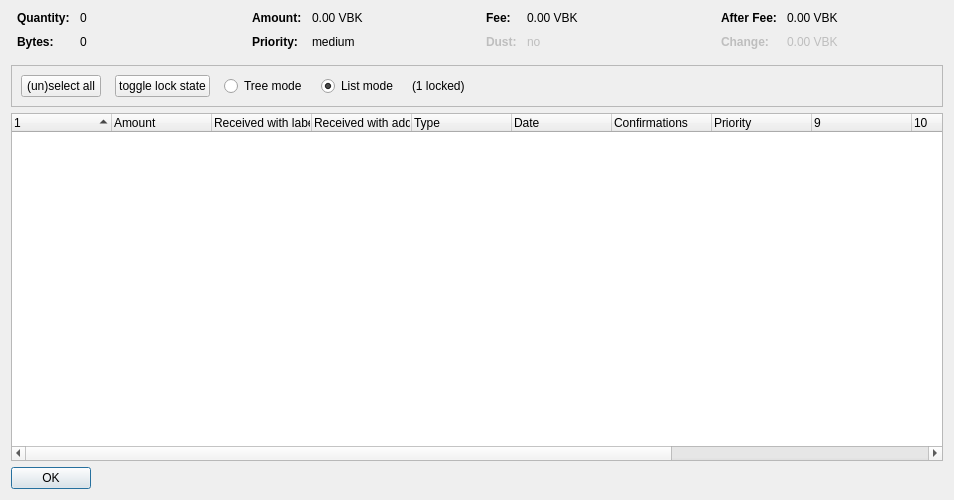
<?xml version="1.0" encoding="UTF-8"?>
<ui version="4.0">
 <class>CoinControlDialog</class>
 <widget class="QDialog" name="CoinControlDialog">
  <property name="geometry">
   <rect>
    <x>0</x>
    <y>0</y>
    <width>954</width>
    <height>500</height>
   </rect>
  </property>
  <property name="windowTitle">
   <string>Coin Selection</string>
  </property>
  <layout class="QVBoxLayout" name="verticalLayout">
   <item>
    <layout class="QHBoxLayout" name="horizontalLayoutTop" stretch="0,0,0,0">
     <property name="topMargin">
      <number>0</number>
     </property>
     <property name="bottomMargin">
      <number>10</number>
     </property>
     <item>
      <layout class="QFormLayout" name="formLayoutCoinControl1">
       <property name="horizontalSpacing">
        <number>10</number>
       </property>
       <property name="verticalSpacing">
        <number>10</number>
       </property>
       <property name="leftMargin">
        <number>6</number>
       </property>
       <property name="rightMargin">
        <number>6</number>
       </property>
       <item row="0" column="0">
        <widget class="QLabel" name="labelCoinControlQuantityText">
         <property name="font">
          <font>
           <weight>75</weight>
           <bold>true</bold>
          </font>
         </property>
         <property name="text">
          <string>Quantity:</string>
         </property>
        </widget>
       </item>
       <item row="0" column="1">
        <widget class="QLabel" name="labelCoinControlQuantity">
         <property name="cursor">
          <cursorShape>IBeamCursor</cursorShape>
         </property>
         <property name="contextMenuPolicy">
          <enum>Qt::ActionsContextMenu</enum>
         </property>
         <property name="text">
          <string notr="true">0</string>
         </property>
         <property name="textInteractionFlags">
          <set>Qt::LinksAccessibleByMouse|Qt::TextSelectableByKeyboard|Qt::TextSelectableByMouse</set>
         </property>
        </widget>
       </item>
       <item row="1" column="0">
        <widget class="QLabel" name="labelCoinControlBytesText">
         <property name="font">
          <font>
           <weight>75</weight>
           <bold>true</bold>
          </font>
         </property>
         <property name="text">
          <string>Bytes:</string>
         </property>
        </widget>
       </item>
       <item row="1" column="1">
        <widget class="QLabel" name="labelCoinControlBytes">
         <property name="cursor">
          <cursorShape>IBeamCursor</cursorShape>
         </property>
         <property name="contextMenuPolicy">
          <enum>Qt::ActionsContextMenu</enum>
         </property>
         <property name="text">
          <string notr="true">0</string>
         </property>
         <property name="textInteractionFlags">
          <set>Qt::LinksAccessibleByMouse|Qt::TextSelectableByKeyboard|Qt::TextSelectableByMouse</set>
         </property>
        </widget>
       </item>
      </layout>
     </item>
     <item>
      <layout class="QFormLayout" name="formLayoutCoinControl2">
       <property name="horizontalSpacing">
        <number>10</number>
       </property>
       <property name="verticalSpacing">
        <number>10</number>
       </property>
       <property name="leftMargin">
        <number>6</number>
       </property>
       <property name="rightMargin">
        <number>6</number>
       </property>
       <item row="0" column="0">
        <widget class="QLabel" name="labelCoinControlAmountText">
         <property name="font">
          <font>
           <weight>75</weight>
           <bold>true</bold>
          </font>
         </property>
         <property name="text">
          <string>Amount:</string>
         </property>
        </widget>
       </item>
       <item row="0" column="1">
        <widget class="QLabel" name="labelCoinControlAmount">
         <property name="cursor">
          <cursorShape>IBeamCursor</cursorShape>
         </property>
         <property name="contextMenuPolicy">
          <enum>Qt::ActionsContextMenu</enum>
         </property>
         <property name="text">
          <string notr="true">0.00 VBK</string>
         </property>
         <property name="textInteractionFlags">
          <set>Qt::LinksAccessibleByMouse|Qt::TextSelectableByKeyboard|Qt::TextSelectableByMouse</set>
         </property>
        </widget>
       </item>
       <item row="1" column="0">
        <widget class="QLabel" name="labelCoinControlPriorityText">
         <property name="font">
          <font>
           <weight>75</weight>
           <bold>true</bold>
          </font>
         </property>
         <property name="text">
          <string>Priority:</string>
         </property>
        </widget>
       </item>
       <item row="1" column="1">
        <widget class="QLabel" name="labelCoinControlPriority">
         <property name="cursor">
          <cursorShape>IBeamCursor</cursorShape>
         </property>
         <property name="contextMenuPolicy">
          <enum>Qt::ActionsContextMenu</enum>
         </property>
         <property name="text">
          <string>medium</string>
         </property>
         <property name="textInteractionFlags">
          <set>Qt::LinksAccessibleByMouse|Qt::TextSelectableByKeyboard|Qt::TextSelectableByMouse</set>
         </property>
        </widget>
       </item>
      </layout>
     </item>
     <item>
      <layout class="QFormLayout" name="formLayoutCoinControl3">
       <property name="horizontalSpacing">
        <number>10</number>
       </property>
       <property name="verticalSpacing">
        <number>10</number>
       </property>
       <property name="leftMargin">
        <number>6</number>
       </property>
       <property name="rightMargin">
        <number>6</number>
       </property>
       <item row="0" column="0">
        <widget class="QLabel" name="labelCoinControlFeeText">
         <property name="font">
          <font>
           <weight>75</weight>
           <bold>true</bold>
          </font>
         </property>
         <property name="text">
          <string>Fee:</string>
         </property>
        </widget>
       </item>
       <item row="0" column="1">
        <widget class="QLabel" name="labelCoinControlFee">
         <property name="cursor">
          <cursorShape>IBeamCursor</cursorShape>
         </property>
         <property name="contextMenuPolicy">
          <enum>Qt::ActionsContextMenu</enum>
         </property>
         <property name="text">
          <string notr="true">0.00 VBK</string>
         </property>
         <property name="textInteractionFlags">
          <set>Qt::LinksAccessibleByMouse|Qt::TextSelectableByKeyboard|Qt::TextSelectableByMouse</set>
         </property>
        </widget>
       </item>
       <item row="1" column="0">
        <widget class="QLabel" name="labelCoinControlLowOutputText">
         <property name="enabled">
          <bool>false</bool>
         </property>
         <property name="font">
          <font>
           <weight>75</weight>
           <bold>true</bold>
          </font>
         </property>
         <property name="text">
          <string>Dust:</string>
         </property>
        </widget>
       </item>
       <item row="1" column="1">
        <widget class="QLabel" name="labelCoinControlLowOutput">
         <property name="enabled">
          <bool>false</bool>
         </property>
         <property name="cursor">
          <cursorShape>IBeamCursor</cursorShape>
         </property>
         <property name="contextMenuPolicy">
          <enum>Qt::ActionsContextMenu</enum>
         </property>
         <property name="text">
          <string>no</string>
         </property>
         <property name="textInteractionFlags">
          <set>Qt::LinksAccessibleByMouse|Qt::TextSelectableByKeyboard|Qt::TextSelectableByMouse</set>
         </property>
        </widget>
       </item>
      </layout>
     </item>
     <item>
      <layout class="QFormLayout" name="formLayoutCoinControl4">
       <property name="horizontalSpacing">
        <number>10</number>
       </property>
       <property name="verticalSpacing">
        <number>10</number>
       </property>
       <property name="leftMargin">
        <number>6</number>
       </property>
       <property name="rightMargin">
        <number>6</number>
       </property>
       <item row="0" column="0">
        <widget class="QLabel" name="labelCoinControlAfterFeeText">
         <property name="font">
          <font>
           <weight>75</weight>
           <bold>true</bold>
          </font>
         </property>
         <property name="text">
          <string>After Fee:</string>
         </property>
        </widget>
       </item>
       <item row="0" column="1">
        <widget class="QLabel" name="labelCoinControlAfterFee">
         <property name="cursor">
          <cursorShape>IBeamCursor</cursorShape>
         </property>
         <property name="contextMenuPolicy">
          <enum>Qt::ActionsContextMenu</enum>
         </property>
         <property name="text">
          <string notr="true">0.00 VBK</string>
         </property>
         <property name="textInteractionFlags">
          <set>Qt::LinksAccessibleByMouse|Qt::TextSelectableByKeyboard|Qt::TextSelectableByMouse</set>
         </property>
        </widget>
       </item>
       <item row="1" column="0">
        <widget class="QLabel" name="labelCoinControlChangeText">
         <property name="enabled">
          <bool>false</bool>
         </property>
         <property name="font">
          <font>
           <weight>75</weight>
           <bold>true</bold>
          </font>
         </property>
         <property name="text">
          <string>Change:</string>
         </property>
        </widget>
       </item>
       <item row="1" column="1">
        <widget class="QLabel" name="labelCoinControlChange">
         <property name="enabled">
          <bool>false</bool>
         </property>
         <property name="cursor">
          <cursorShape>IBeamCursor</cursorShape>
         </property>
         <property name="contextMenuPolicy">
          <enum>Qt::ActionsContextMenu</enum>
         </property>
         <property name="text">
          <string notr="true">0.00 VBK</string>
         </property>
         <property name="textInteractionFlags">
          <set>Qt::LinksAccessibleByMouse|Qt::TextSelectableByKeyboard|Qt::TextSelectableByMouse</set>
         </property>
        </widget>
       </item>
      </layout>
     </item>
    </layout>
   </item>
   <item>
    <widget class="QFrame" name="frame">
     <property name="minimumSize">
      <size>
       <width>0</width>
       <height>40</height>
      </size>
     </property>
     <property name="frameShape">
      <enum>QFrame::StyledPanel</enum>
     </property>
     <property name="frameShadow">
      <enum>QFrame::Sunken</enum>
     </property>
     <layout class="QHBoxLayout" name="horizontalLayout">
      <item>
       <layout class="QHBoxLayout" name="horizontalLayoutPanel" stretch="0,0,0,0,0,0">
        <property name="spacing">
         <number>14</number>
        </property>
        <item>
         <widget class="QPushButton" name="pushButtonSelectAll">
          <property name="sizePolicy">
           <sizepolicy hsizetype="Maximum" vsizetype="Fixed">
            <horstretch>0</horstretch>
            <verstretch>0</verstretch>
           </sizepolicy>
          </property>
          <property name="text">
           <string>(un)select all</string>
          </property>
          <property name="autoDefault">
           <bool>false</bool>
          </property>
         </widget>
        </item>
        <item>
         <widget class="QPushButton" name="pushButtonToggleLock">
          <property name="sizePolicy">
           <sizepolicy hsizetype="Maximum" vsizetype="Fixed">
            <horstretch>0</horstretch>
            <verstretch>0</verstretch>
           </sizepolicy>
          </property>
          <property name="text">
           <string>toggle lock state</string>
          </property>
          <property name="autoDefault">
           <bool>false</bool>
          </property>
         </widget>
        </item>
        <item>
         <widget class="QRadioButton" name="radioTreeMode">
          <property name="sizePolicy">
           <sizepolicy hsizetype="Maximum" vsizetype="Fixed">
            <horstretch>0</horstretch>
            <verstretch>0</verstretch>
           </sizepolicy>
          </property>
          <property name="text">
           <string>Tree mode</string>
          </property>
         </widget>
        </item>
        <item>
         <widget class="QRadioButton" name="radioListMode">
          <property name="sizePolicy">
           <sizepolicy hsizetype="Maximum" vsizetype="Fixed">
            <horstretch>0</horstretch>
            <verstretch>0</verstretch>
           </sizepolicy>
          </property>
          <property name="text">
           <string>List mode</string>
          </property>
          <property name="checked">
           <bool>true</bool>
          </property>
         </widget>
        </item>
        <item>
         <widget class="QLabel" name="labelLocked">
          <property name="text">
           <string>(1 locked)</string>
          </property>
         </widget>
        </item>
        <item>
         <spacer name="horizontalSpacer">
          <property name="orientation">
           <enum>Qt::Horizontal</enum>
          </property>
          <property name="sizeHint" stdset="0">
           <size>
            <width>40</width>
            <height>20</height>
           </size>
          </property>
         </spacer>
        </item>
       </layout>
      </item>
     </layout>
    </widget>
   </item>
   <item>
    <widget class="CoinControlTreeWidget" name="treeWidget">
     <property name="contextMenuPolicy">
      <enum>Qt::CustomContextMenu</enum>
     </property>
     <property name="sortingEnabled">
      <bool>false</bool>
     </property>
     <property name="columnCount">
      <number>13</number>
     </property>
     <attribute name="headerShowSortIndicator" stdset="0">
      <bool>true</bool>
     </attribute>
     <attribute name="headerStretchLastSection">
      <bool>false</bool>
     </attribute>
     <column>
      <property name="text">
       <string/>
      </property>
     </column>
     <column>
      <property name="text">
       <string>Amount</string>
      </property>
     </column>
     <column>
      <property name="text">
       <string>Received with label</string>
      </property>
     </column>
     <column>
      <property name="text">
       <string>Received with address</string>
      </property>
     </column>
     <column>
      <property name="text">
	<string>Type</string>
      </property>
     </column>
     <column>
      <property name="text">	 
       <string>Date</string>
      </property>
     </column>
     <column>
      <property name="text">
       <string>Confirmations</string>
      </property>
      <property name="toolTip">
       <string>Confirmed</string>
      </property>
     </column>
     <column>
      <property name="text">
       <string>Priority</string>
      </property>
     </column>
     <column>
      <property name="text">
       <string/>
      </property>
     </column>
     <column>
      <property name="text">
       <string/>
      </property>
     </column>
     <column>
      <property name="text">
       <string/>
      </property>
     </column>
     <column>
      <property name="text">
       <string/>
      </property>
     </column>
     <column>
      <property name="text">
       <string/>
      </property>
     </column>
    </widget>
   </item>
   <item>
    <widget class="QDialogButtonBox" name="buttonBox">
     <property name="sizePolicy">
      <sizepolicy hsizetype="Maximum" vsizetype="Fixed">
       <horstretch>0</horstretch>
       <verstretch>0</verstretch>
      </sizepolicy>
     </property>
     <property name="orientation">
      <enum>Qt::Horizontal</enum>
     </property>
     <property name="standardButtons">
      <set>QDialogButtonBox::Ok</set>
     </property>
    </widget>
   </item>
  </layout>
 </widget>
 <customwidgets>
  <customwidget>
   <class>CoinControlTreeWidget</class>
   <extends>QTreeWidget</extends>
   <header>coincontroltreewidget.h</header>
  </customwidget>
 </customwidgets>
 <resources/>
 <connections/>
</ui>
